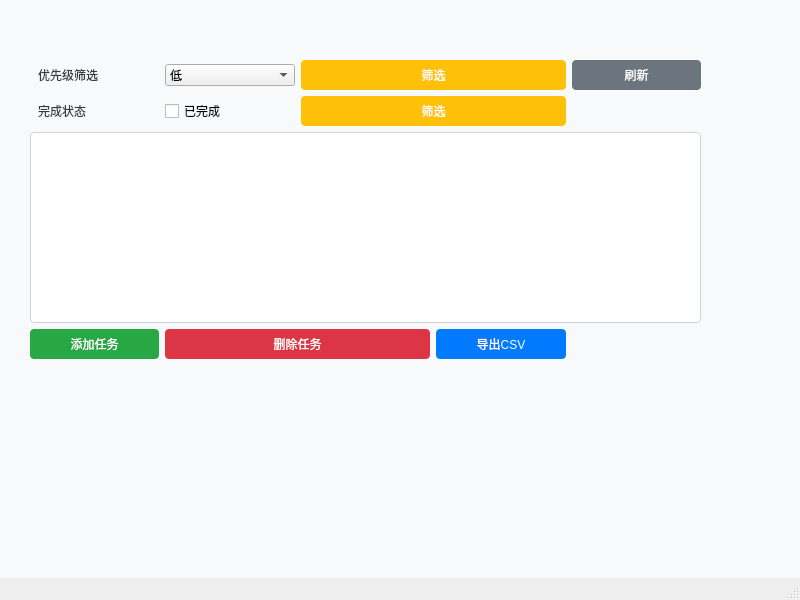
<?xml version="1.0" encoding="UTF-8"?>
<ui version="4.0">
 <class>MainWindow</class>
 <widget class="QMainWindow" name="MainWindow">
  <property name="geometry">
   <rect>
    <x>0</x>
    <y>0</y>
    <width>800</width>
    <height>600</height>
   </rect>
  </property>
  <property name="windowTitle">
   <string>MainWindow</string>
  </property>
  <property name="styleSheet">
   <string notr="true">/* 整体背景 */
QWidget#centralwidget {
    background-color: #f8f9fa;
}

/* 标签样式（优先级/完成状态） */
QLabel#label, QLabel#label_2 {
    font-size: 12px;
    color: #343a40;
    padding: 2px 5px;
}

/* 复选框（已完成） */
QCheckBox#cxbCompleted {
    font-size: 12px;
    color: #343a40;
    padding: 2px 5px;
}

/* 下拉框（优先级） */
QComboBox#cxbPriority {
    font-size: 12px;
    padding: 3px 8px;
    border: 1px solid #ced4da;
    border-radius: 4px;
    background-color: #ffffff;
}
QComboBox#cxbPriority::drop-down {
    border-left: 1px solid #ced4da;
    border-top-right-radius: 4px;
    border-bottom-right-radius: 4px;
}

/* 按钮通用基础样式 */
QPushButton {
    font-size: 12px;
    padding: 6px 12px;
    border: none;
    border-radius: 4px;
    color: #ffffff;
}
QPushButton:hover {
    opacity: 0.9; /*  hover时轻微透明 */
}
QPushButton:pressed {
    opacity: 0.8; /* 按下时更透明 */
}

/* 各按钮单独配色（区分功能） */
QPushButton#btnAddTask {
    background-color: #28a745; /* 绿色-添加 */
}
QPushButton#btnDeleteTask {
    background-color: #dc3545; /* 红色-删除 */
}
QPushButton#btnExport {
    background-color: #007bff; /* 蓝色-导出 */
}
QPushButton#btnFilterPriority, QPushButton#btnFilterCompleted {
    background-color: #ffc107; /* 黄色-筛选 */
}
QPushButton#btnRefresh {
    background-color: #6c757d; /* 灰色-刷新 */
}

/* 任务表格样式 */
QTableView#tableView {
    border: 1px solid #ced4da;
    border-radius: 4px;
    background-color: #ffffff;
    alternate-background-color: #f1f3f5; /* 隔行变色 */
}
QTableView#tableView::item {
    padding: 6px;
    border-bottom: 1px solid #e9ecef;
}
QTableView#tableView::item:selected {
    background-color: #e3f2fd; /* 选中行背景 */
    color: #343a40;
}</string>
  </property>
  <widget class="QWidget" name="centralwidget">
   <widget class="QWidget" name="">
    <property name="geometry">
     <rect>
      <x>30</x>
      <y>60</y>
      <width>671</width>
      <height>299</height>
     </rect>
    </property>
    <layout class="QGridLayout" name="gridLayout">
     <item row="0" column="0">
      <widget class="QLabel" name="label">
       <property name="text">
        <string>优先级筛选</string>
       </property>
      </widget>
     </item>
     <item row="0" column="1">
      <widget class="QComboBox" name="cbxPriority">
       <item>
        <property name="text">
         <string>低</string>
        </property>
       </item>
       <item>
        <property name="text">
         <string>中</string>
        </property>
       </item>
       <item>
        <property name="text">
         <string>高</string>
        </property>
       </item>
      </widget>
     </item>
     <item row="0" column="2" colspan="2">
      <widget class="QPushButton" name="btnFilterPriority">
       <property name="text">
        <string>筛选</string>
       </property>
      </widget>
     </item>
     <item row="0" column="4">
      <widget class="QPushButton" name="btnRefresh">
       <property name="text">
        <string>刷新</string>
       </property>
      </widget>
     </item>
     <item row="1" column="0">
      <widget class="QLabel" name="label_2">
       <property name="text">
        <string>完成状态</string>
       </property>
      </widget>
     </item>
     <item row="1" column="1">
      <widget class="QCheckBox" name="cbxCompleted">
       <property name="text">
        <string>已完成</string>
       </property>
      </widget>
     </item>
     <item row="1" column="2" colspan="2">
      <widget class="QPushButton" name="btnFilterCompleted">
       <property name="text">
        <string>筛选</string>
       </property>
      </widget>
     </item>
     <item row="2" column="0" colspan="5">
      <widget class="QTableView" name="tableView"/>
     </item>
     <item row="3" column="0">
      <widget class="QPushButton" name="btnAddTask">
       <property name="text">
        <string>添加任务</string>
       </property>
      </widget>
     </item>
     <item row="3" column="1" colspan="2">
      <widget class="QPushButton" name="btnDeleteTask">
       <property name="text">
        <string>删除任务</string>
       </property>
      </widget>
     </item>
     <item row="3" column="3">
      <widget class="QPushButton" name="btnExport">
       <property name="text">
        <string>导出CSV</string>
       </property>
      </widget>
     </item>
    </layout>
   </widget>
  </widget>
  <widget class="QMenuBar" name="menubar">
   <property name="geometry">
    <rect>
     <x>0</x>
     <y>0</y>
     <width>800</width>
     <height>25</height>
    </rect>
   </property>
  </widget>
  <widget class="QStatusBar" name="statusbar"/>
 </widget>
 <resources/>
 <connections/>
</ui>
